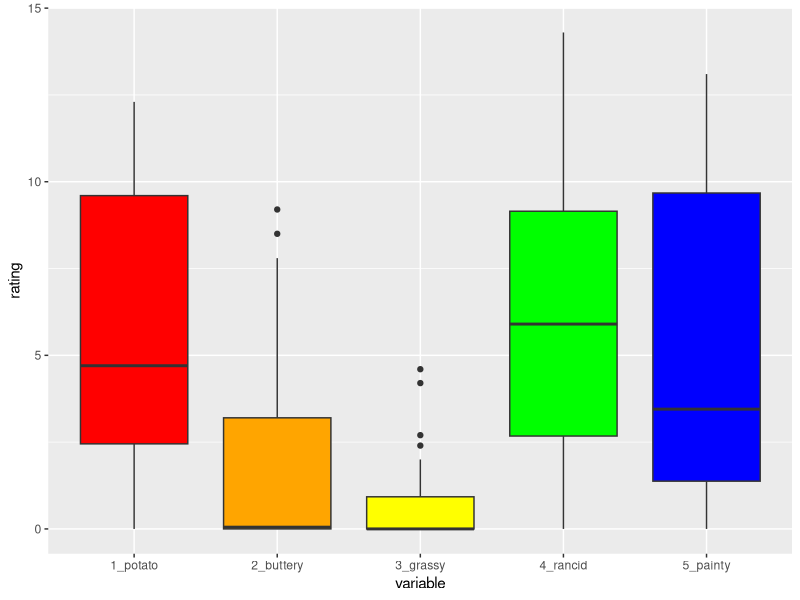
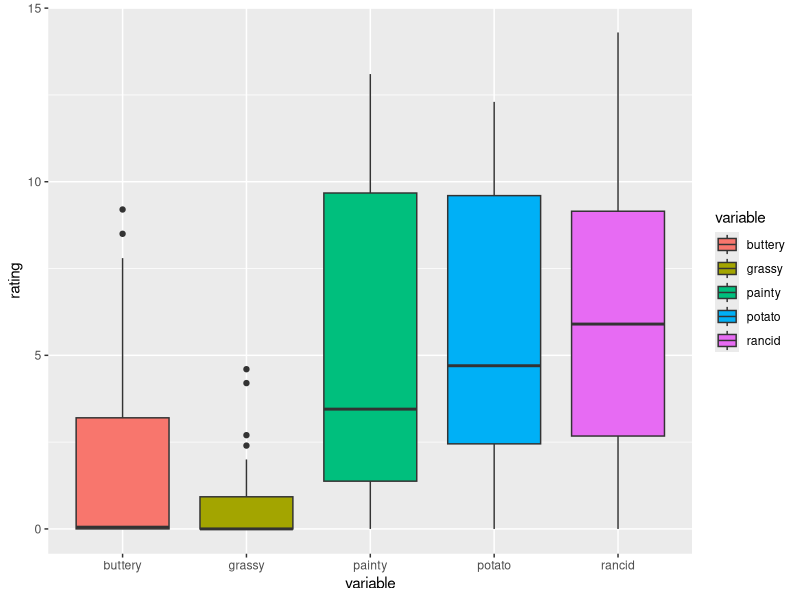

Write the R code that produced these figures, in order.
## ---- chunk 1
library(xtable)
library(reshape2)
library(tidyr)

head(french_fries)
## ---- chunk 2
library(ggplot2)

french_sub <- french_fries[french_fries$time == 10,]

qplot("1_potato", potato, data = french_sub, fill = I("red"), 
      geom = "boxplot") +
 geom_boxplot(aes(x = "2_buttery", y = buttery), fill = I("orange")) +
 geom_boxplot(aes(x = "3_grassy", y = grassy), fill = I("yellow")) +
 geom_boxplot(aes(x = "4_rancid", y = rancid), fill = I("green")) +
    geom_boxplot(aes(x = "5_painty", y = painty), fill = I("blue")) +
    xlab("variable") + ylab("rating")
## ---- chunk 3
french_fries_long <- gather(french_fries, key = variable, value = rating, potato:painty)

head(french_fries_long)
## ---- chunk 4
french_fries_long_sub <- french_fries_long[
  french_fries_long$time == 10,]

qplot(variable, rating, data = french_fries_long_sub, 
      fill = variable, geom = "boxplot")
## ---- chunk 5
head(french_fries_long)
## ---- chunk 6
french_fries_wide <- spread(french_fries_long, key = variable, value = rating)

head(french_fries_wide)
## ---- chunk 7
library(dplyr)
french_fries_split <- group_by(french_fries_long, variable) # SPLIT
french_fries_apply <- summarise(french_fries_split, m = mean(rating, na.rm = TRUE), s=sd(rating, na.rm=TRUE)) # APPLY + COMBINE
french_fries_apply
## ---- chunk 8
french_fries %>%
    filter(subject == 3, time == 1)
## ---- chunk 9
french_fries %>%
    gather(key = variable, value = rating, potato:painty) %>%
    group_by(variable) %>%
    summarise(rating = mean(rating, na.rm = TRUE))
## ---- chunk 10
french_fries %>%
    arrange(desc(rancid)) %>%
    head
## ---- chunk 11
french_fries %>%
    select(time, treatment, subject, rep, potato) %>%
    head
## ---- chunk 12
french_fries %>%
    group_by(time, treatment) %>%
    summarise(mean_rancid = mean(rancid), sd_rancid = sd(rancid))
## ---- chunk 13
library(lubridate)

now()
today()
now() + hours(4)
today() - days(2)
## ---- chunk 14
ymd("2013-05-14")
mdy("05/14/2013")
dmy("14052013")
ymd_hms("2013:05:14 14:50:30", tz = "America/Chicago")
